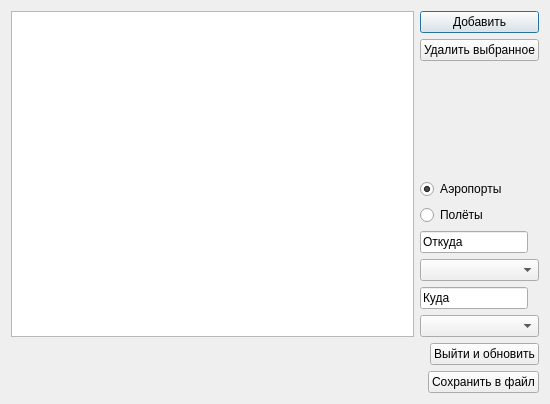
<?xml version="1.0" encoding="UTF-8"?>
<ui version="4.0">
 <class>Dialog</class>
 <widget class="QDialog" name="Dialog">
  <property name="geometry">
   <rect>
    <x>0</x>
    <y>0</y>
    <width>550</width>
    <height>404</height>
   </rect>
  </property>
  <property name="windowTitle">
   <string>Dialog</string>
  </property>
  <layout class="QVBoxLayout" name="verticalLayout_2">
   <item>
    <layout class="QHBoxLayout" name="horizontalLayout_3">
     <item>
      <widget class="QTableWidget" name="info"/>
     </item>
     <item>
      <layout class="QVBoxLayout" name="verticalLayout">
       <item>
        <widget class="QPushButton" name="Add">
         <property name="text">
          <string>Добавить</string>
         </property>
        </widget>
       </item>
       <item>
        <widget class="QPushButton" name="DeleteSelected">
         <property name="sizePolicy">
          <sizepolicy hsizetype="Minimum" vsizetype="Fixed">
           <horstretch>0</horstretch>
           <verstretch>0</verstretch>
          </sizepolicy>
         </property>
         <property name="minimumSize">
          <size>
           <width>100</width>
           <height>0</height>
          </size>
         </property>
         <property name="text">
          <string>Удалить выбранное</string>
         </property>
        </widget>
       </item>
       <item>
        <spacer name="verticalSpacer">
         <property name="orientation">
          <enum>Qt::Orientation::Vertical</enum>
         </property>
         <property name="sizeHint" stdset="0">
          <size>
           <width>20</width>
           <height>40</height>
          </size>
         </property>
        </spacer>
       </item>
       <item>
        <widget class="QRadioButton" name="isAirport">
         <property name="text">
          <string>Аэропорты</string>
         </property>
         <property name="checked">
          <bool>true</bool>
         </property>
        </widget>
       </item>
       <item>
        <widget class="QRadioButton" name="radioButton">
         <property name="text">
          <string>Полёты</string>
         </property>
        </widget>
       </item>
       <item>
        <widget class="QLineEdit" name="lineEdit">
         <property name="sizePolicy">
          <sizepolicy hsizetype="Fixed" vsizetype="Fixed">
           <horstretch>0</horstretch>
           <verstretch>0</verstretch>
          </sizepolicy>
         </property>
         <property name="minimumSize">
          <size>
           <width>102</width>
           <height>0</height>
          </size>
         </property>
         <property name="text">
          <string>Откуда</string>
         </property>
         <property name="readOnly">
          <bool>true</bool>
         </property>
        </widget>
       </item>
       <item>
        <widget class="QComboBox" name="from"/>
       </item>
       <item>
        <widget class="QLineEdit" name="lineEdit_2">
         <property name="sizePolicy">
          <sizepolicy hsizetype="Fixed" vsizetype="Fixed">
           <horstretch>0</horstretch>
           <verstretch>0</verstretch>
          </sizepolicy>
         </property>
         <property name="text">
          <string>Куда</string>
         </property>
         <property name="readOnly">
          <bool>true</bool>
         </property>
        </widget>
       </item>
       <item>
        <widget class="QComboBox" name="to"/>
       </item>
      </layout>
     </item>
    </layout>
   </item>
   <item>
    <layout class="QHBoxLayout" name="horizontalLayout">
     <item>
      <spacer name="horizontalSpacer">
       <property name="orientation">
        <enum>Qt::Orientation::Horizontal</enum>
       </property>
       <property name="sizeHint" stdset="0">
        <size>
         <width>40</width>
         <height>20</height>
        </size>
       </property>
      </spacer>
     </item>
     <item>
      <widget class="QPushButton" name="Save">
       <property name="text">
        <string>Выйти и обновить</string>
       </property>
      </widget>
     </item>
    </layout>
   </item>
   <item>
    <layout class="QHBoxLayout" name="horizontalLayout_2">
     <item>
      <spacer name="horizontalSpacer_2">
       <property name="orientation">
        <enum>Qt::Orientation::Horizontal</enum>
       </property>
       <property name="sizeHint" stdset="0">
        <size>
         <width>40</width>
         <height>20</height>
        </size>
       </property>
      </spacer>
     </item>
     <item>
      <widget class="QPushButton" name="SaveToFile">
       <property name="text">
        <string>Сохранить в файл</string>
       </property>
      </widget>
     </item>
    </layout>
   </item>
  </layout>
 </widget>
 <resources/>
 <connections/>
</ui>
